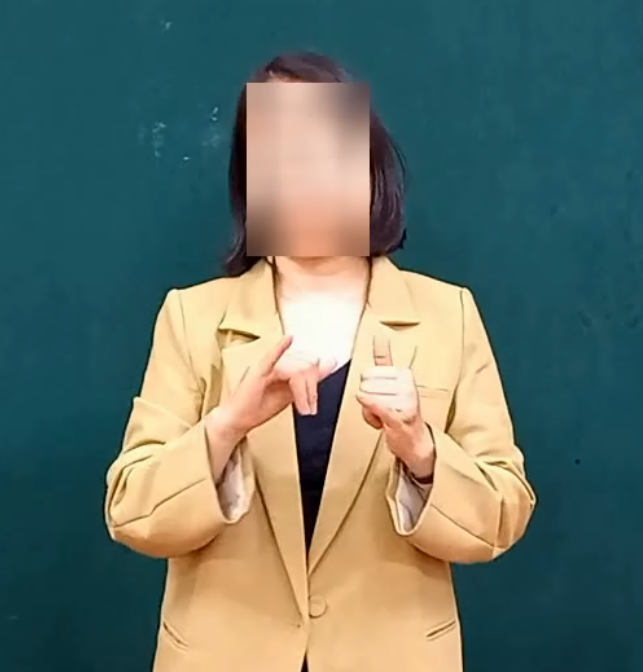
#> input picture data/development/2025.png, 643 x 672 px
$ jupyter execute usage_image_preprocessing.ipynb
#> lines starting #> are read from the running program, lines starting #| are printed output that depends on the picture
#> further down, image is the input picture: shape (672, 643, 3); mean B, G, R 104.6, 113.8, 98.2
### src/preprocess_image.py
import numpy as np
import cv2
from scipy.ndimage import gaussian_filter


class ImagePreprocessor():
    def __init__(self):
        """
        Hehe
        """
        self.inane = 0

    def sharpen_image(
        self,
        input_image,
        sharpen_factor = 1.5
    ):
        """
        Sharpens an image using a kernel-based filter.

        Args:
            input_image (numpy.ndarray): The input image (can be color or grayscale).
            sharpen_factor (float): The sharpening factor. Higher values lead to a sharper image
                                    but can also introduce noise and artifacts ('halos').
                                    A typical range is 1.0 to 3.0.

        Returns:
            numpy.ndarray: The sharpened image.
        """
#> called with sharpen_factor = 1.5
        if input_image is None:
            print("Error: Could not read the input image.")
            return None

        kernel = np.array([[-1, -1, -1],
                           [-1,  9, -1],
                           [-1, -1, -1]])

        # Apply convolution with given kernel

        sharpened_image = cv2.filter2D(input_image, -1, kernel=kernel)
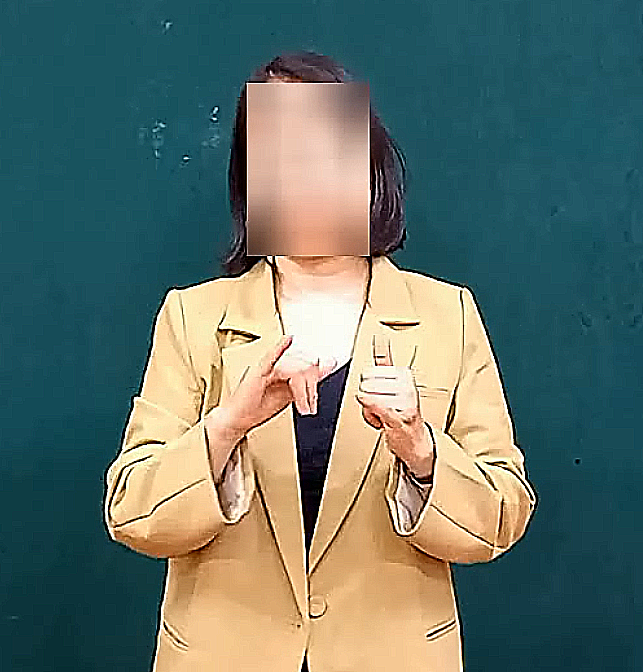
#> sharpened_image: shape (672, 643, 3); mean B, G, R 105.7, 113.9, 97.3
        blurred = cv2.GaussianBlur(input_image, (0, 0), 3)
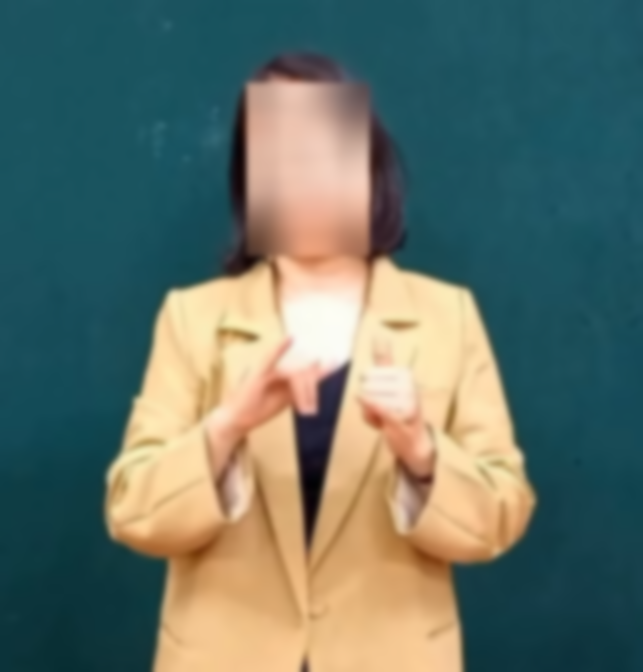
#> blurred: shape (672, 643, 3); mean B, G, R 104.6, 113.8, 98.2
        sharpened_image = cv2.addWeighted(input_image, 1.0 + sharpen_factor, blurred, -sharpen_factor, 0)
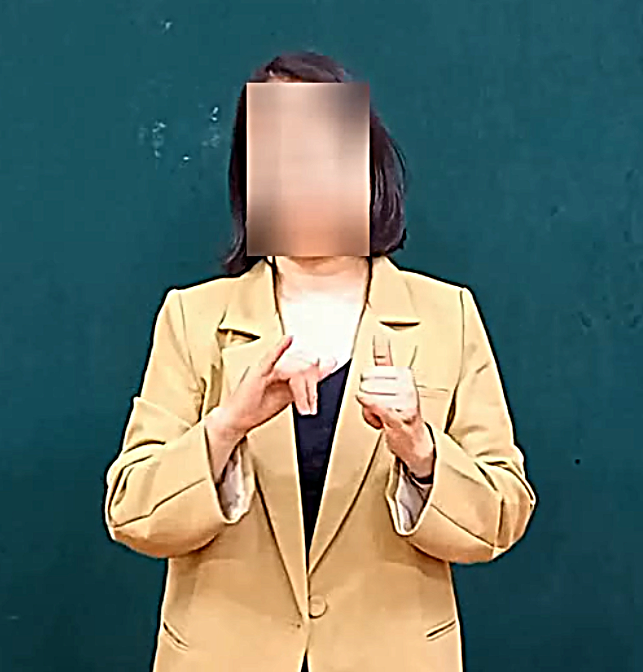
#> sharpened_image: shape (672, 643, 3); mean B, G, R 105.4, 114, 97.4
        sharpened_image = np.clip(sharpened_image, 0, 255).astype(np.uint8)
        return sharpened_image

    def filter_noise(
        self,
        input_image,
        sigma = 1
    ):
        """
        Filter noise of an image with Gaussian-based approach.

        Args:
            input_image (numpy.ndarray): The input image (can be color or grayscale).

        Returns:
            numpy.ndarray: The filtered image.
        """
        if input_image is None or not isinstance(input_image, np.ndarray):
            raise ValueError("Invalid input: input_image must be a numpy.ndarray")

        # Apply Gaussian filter
        filtered_image = gaussian_filter(input_image, sigma=sigma)
        return filtered_image


def pipeline():
    return None

### notebooks/usage_image_preprocessing.ipynb
# Hướng dẫn sử dụng file `src\preprocess_image.py`

[cell 1]
import os, sys
project_root = os.path.abspath(os.path.join(os.getcwd(), '..'))
if project_root not in sys.path:
    sys.path.append(project_root)

[cell 2]
from PIL import Image
from src.preprocess_image import ImagePreprocessor
import cv2
import numpy as np
import pandas as pd
import matplotlib.pyplot as plt

[cell 3]
processor = ImagePreprocessor()

# 1. How to use customed features?

## 1.1. Sharpen images

[cell 4]
image_path = '../data/development/2025.png'
image = cv2.imread(image_path)

plt.imshow(image)

[cell 5]
sharpened_image = processor.sharpen_image(
    image,
    sharpen_factor=1.5
)

fig, ax = plt.subplots(1, 2, figsize=(12, 6))

ax[0].imshow(image)
ax[0].set_title('Original Image')
ax[0].axis('off')

ax[1].imshow(sharpened_image)
ax[1].set_title('Image with Adaptive Median Filter')
ax[1].axis('off')

plt.show()
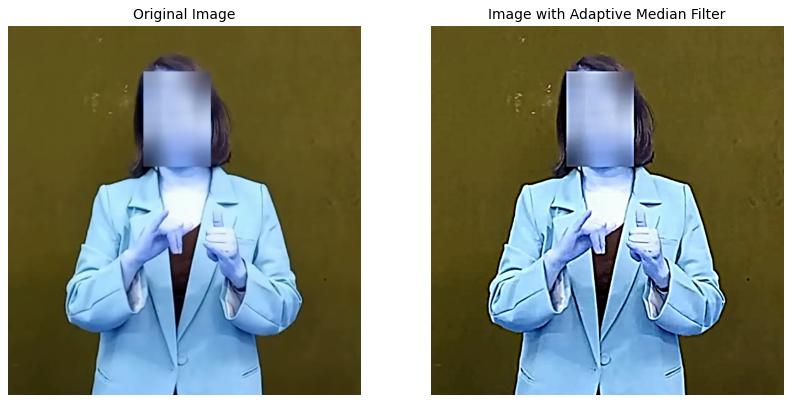
#> figure drawn by matplotlib, 2 panels; B, G, R data is drawn as R, G, B

## 1.2. Filter images

[cell 6]
filtered_image = processor.filter_noise(
    input_image=image,
    sigma=1
)
#> in filter_noise, `filtered_image = gaussian_filter(input_image, sigma=sigma)`:
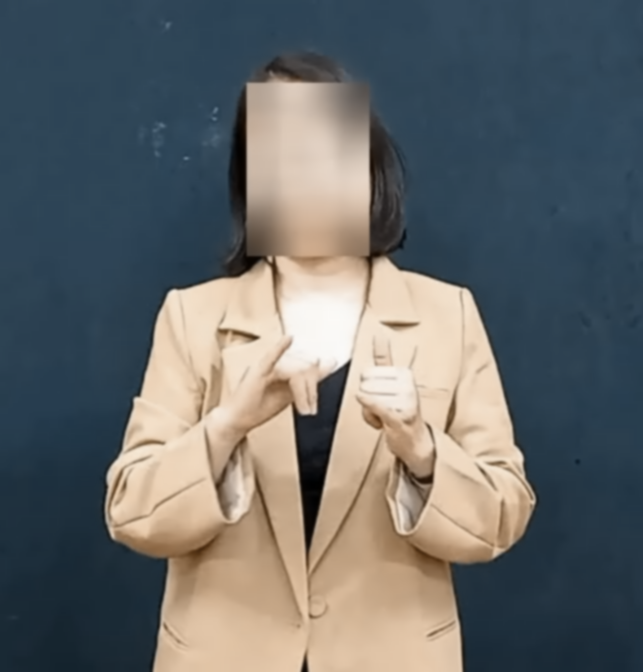
#> filtered_image: shape (672, 643, 3); mean B, G, R 105.7, 105.2, 101.9

[cell 7]
fig, ax = plt.subplots(1, 2, figsize=(12, 6))

ax[0].imshow(image)
ax[0].set_title('Original Image')
ax[0].axis('off')

ax[1].imshow(filtered_image)
ax[1].set_title('Image with Adaptive Median Filter')
ax[1].axis('off')

plt.show()
#> figure, not shown here; B, G, R data is drawn as R, G, B
